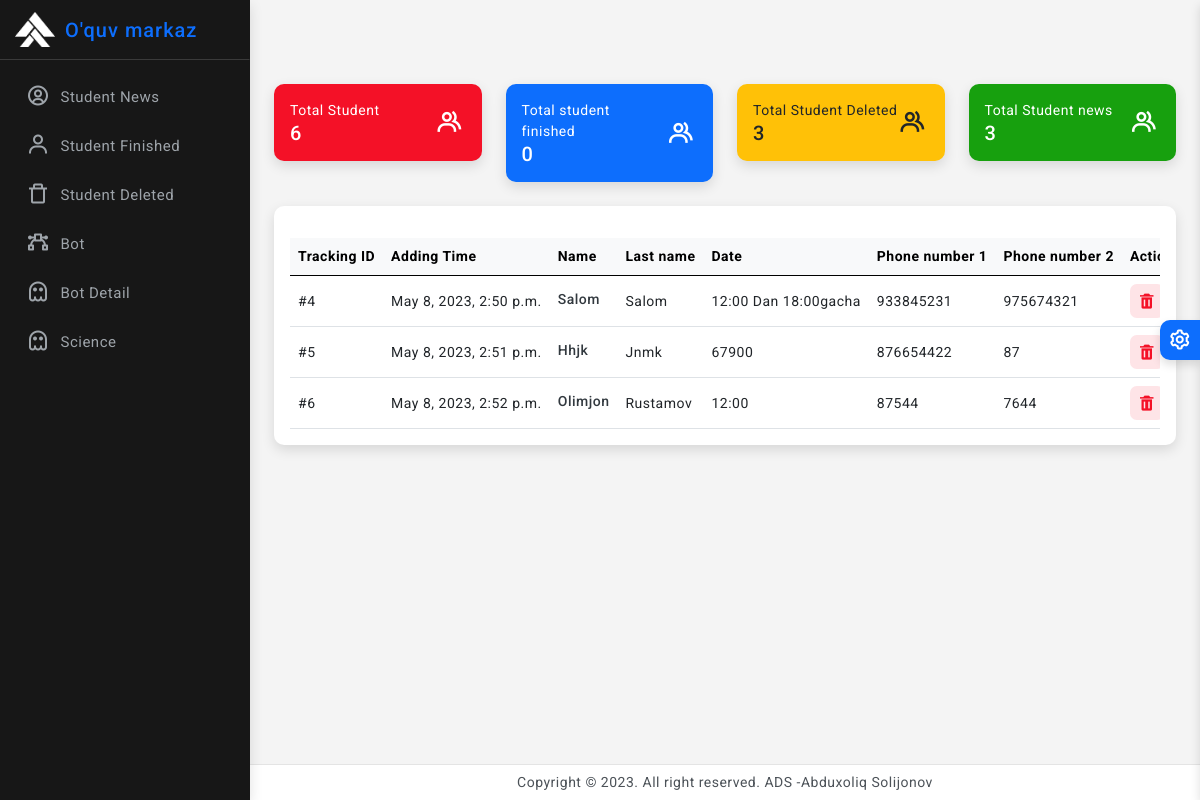
Page /news on the committed database.
### main/models.py (models this page shows)
class Student(models.Model):
    first_name = models.CharField(max_length=255, null=True, blank=True)
    last_name = models.CharField(max_length=255, null=True, blank=True)
    phone_number1 = models.BigIntegerField(unique=True, null=True, blank=True)
    phone_number2 = models.BigIntegerField(unique=True, null=True, blank=True)
    science = models.ForeignKey(Science, on_delete=models.CASCADE)
    age = models.IntegerField()
    status = (
        (1, "News"),
        (2, "Finish"),
        (3, "Delete"),
    )
    type = models.IntegerField(choices=status, default=1)
    free_time = models.CharField(max_length=255)
    add_time = models.DateTimeField(auto_now_add=True)

### main/views.py (the view)
# urls.py: path("news", News, name="news"),
def News(request):
    context = {
        'news': Student.objects.filter(type=1),
        'student_': Student.objects.all().count(),
        'deleted_': Student.objects.filter(type=3).count(),
        'finished_': Student.objects.filter(type=2).count(),
        'news_': Student.objects.filter(type=1).count(),
    }
    return render(request, "news.html",context)

### template/news.html (shortened to what this page needs)
{%load static%}
<!doctype html>
<html lang="en" class="semi-dark">
<head>
	<link href="{% static 'assets/plugins/simplebar/css/simplebar.css'%}" rel="stylesheet" />
	<link href="{% static 'assets/plugins/perfect-scrollbar/css/perfect-scrollbar.css'%}" rel="stylesheet" />
	<link href="{% static 'assets/plugins/highcharts/css/highcharts.css'%}" rel="stylesheet" />
	<link href="{% static 'assets/plugins/vectormap/jquery-jvectormap-2.0.2.css'%}" rel="stylesheet" />
	<link href="{% static 'assets/plugins/metismenu/css/metisMenu.min.css'%}" rel="stylesheet" />
	<link href="{% static 'assets/css/pace.min.css'%}" rel="stylesheet" />
	<link href="{% static 'assets/css/bootstrap.min.css'%}" rel="stylesheet">
	<link href="{% static 'assets/css/app.css'%}" rel="stylesheet">
	<link href="{% static 'assets/css/icons.css'%}" rel="stylesheet">
	<link rel="stylesheet" href="{% static 'assets/css/dark-theme.css'%}" />
	<link rel="stylesheet" href="{% static 'assets/css/semi-dark.css'%}" />
	<link rel="stylesheet" href="{% static 'assets/css/header-colors.css'%}" />
</head>
<body>
	<div class="wrapper">
		<div class="sidebar-wrapper" data-simplebar="true">
			<div class="sidebar-header">
				<div>
					<img src="{% static 'assets/images/logo-icon.png'%}" class="logo-icon" alt="logo icon">
				</div>
				<div>
					<h4 class="logo-text"><a href="{% url 'dashboard'%}">O'quv markaz</a></h4>
				</div>
			</div>
			<ul class="metismenu" id="menu">
				<li>
					<a href="{% url 'news'%}">
						<div class="parent-icon"><i class="bx bx-user-circle"></i>
						</div>
						<div class="menu-title">Student News</div>
					</a>
				</li>
				<li>
					<a href="{% url 'finished'%}">
						<div class="parent-icon"><i class="bx bx-user"></i>
						</div>
						<div class="menu-title">Student Finished</div>
					</a>
				</li>
				<li>
					<a href="{% url 'deleted'%}">
						<div class="parent-icon"><i class="bx bx-trash-alt"></i>
						</div>
						<div class="menu-title">Student Deleted</div>
					</a>
				</li>
				<li>
					<a href="{% url 'bot'%}">
						<div class="parent-icon"><i class="bx bx-vector"></i>
						</div>
						<div class="menu-title">Bot</div>
					</a>
				</li>
				<li>
					<a href="{% url 'bot_detail'%}">
						<div class="parent-icon"><i class="bx bx-ghost"></i>
						</div>
						<div class="menu-title">Bot Detail</div>
					</a>
				</li>
				<li>
					<a href="{% url 'science'%}">
						<div class="parent-icon"><i class="bx bx-ghost"></i>
						</div>
						<div class="menu-title">Science</div>
					</a>
				</li>
			</ul>
		</div>
		<div class="page-wrapper">
			<div class="page-content">
			  <div class="row row-cols-1 row-cols-lg-2 row-cols-xl-4">
			    <div class="col">
						<div class="card radius-10 overflow-hidden bg-danger">
							<div class="card-body">
								<div class="d-flex align-items-center">
									<div>
										<p class="mb-0 text-white">Total Student</p>
										<h5 class="mb-0 text-white">{{student_}}</h5>
									</div>
									<div class="ms-auto text-white"><i class='bx bx-group font-30'></i>
									</div>
								</div>
							</div>
						</div>
					</div>
					<div class="col">
						<div class="card radius-10 overflow-hidden bg-primary">
							<div class="card-body">
								<div class="d-flex align-items-center">
									<div>
										<p class="mb-0 text-white">Total student finished</p>
										<h5 class="mb-0 text-white">{{finished_}}</h5>
									</div>
									<div class="ms-auto text-white">	<i class='bx bx-group font-30'></i>
									</div>
								</div>
							</div>
						</div>
					</div>
					<div class="col">
						<div class="card radius-10 overflow-hidden bg-warning">
							<div class="card-body">
								<div class="d-flex align-items-center">
									<div>
										<p class="mb-0 text-dark">Total Student Deleted</p>
										<h5 class="mb-0 text-dark">{{deleted_}}</h5>
									</div>
									<div class="ms-auto text-dark">	<i class='bx bx-group font-30'></i>
									</div>
								</div>
							</div>
						</div>
					</div>
					<div class="col">
						<div class="card radius-10 overflow-hidden bg-success">
							<div class="card-body">
								<div class="d-flex align-items-center">
									<div>
										<p class="mb-0 text-white">Total Student news</p>
										<h5 class="mb-0 text-white">{{news_}}</h5>
									</div>
									<div class="ms-auto text-white">	<i class='bx bx-group font-30'></i>
									</div>
								</div>
							</div>
						</div>
					</div>
			  </div>
				<div class="row">
					<div class="col">
						<div class="card radius-10 mb-0">
							<div class="card-body">
                               <div class="table-responsive mt-3">
								   <table class="table align-middle mb-0">
									   <thead class="table-light">
										   <tr>
											   <th>Tracking ID</th>
											   <th>Adding Time</th>
											   <th>Name</th>
											   <th>Last name</th>
											   <th>Date</th>
											   <th>Phone number 1</th>
											   <th>Phone number 2</th>
											   <th>Action</th>
										   </tr>
									   </thead>
									   <tbody>
									   {% for i in news%}
										   <tr>
											   <td>#{{i.id}}</td>
											   <td>{{i.add_time}}</td>
											   <td>
													<h6 class="mb-1 font-14">{{i.first_name}}</h6>
											   </td>
											   <td>{{i.last_name}}</td>
											   <td>{{i.free_time}}</td>
											   <td>{{i.phone_number1}}</td>
											   <td>{{i.phone_number2}}</td>
											   <td>
												<div class="d-flex order-actions">
													<a href="{% url 'news_deleted' i.id%}" class="text-danger bg-light-danger border-0"><i class='bx bxs-trash'></i></a>
												</div>
											   </td>
										   </tr>
									   {%endfor%}
									   </tbody>
								   </table>
							   </div>
							</div>
						</div>
					</div>
				</div>
			</div>
		</div>
		<footer class="page-footer">
			<p class="mb-0">Copyright © 2023. All right reserved. ADS -Abduxoliq Solijonov</p>
		</footer>
	</div>
	<div class="switcher-wrapper">
		<div class="switcher-btn"> <i class='bx bx-cog bx-spin'></i>
		</div>
	</div>
</body>
</html>

### static/assets/css/app.css (style rules this page uses)
body { font-size: 14px; color: #4c5258; letter-spacing: 0.5px; background-color: #f4f4f4; font-family: 'Roboto', sans-serif; }
a { text-decoration: none; }
.wrapper { width: 100%; position: relative; }
.sidebar-wrapper { width: 250px; height: 100%; position: fixed; top: 0px; bottom: 0; left: 0px; background: #ffffff; border-right: 0px solid #e4e4e4; z-index: 11; box-shadow: 0 .3rem .8rem rgba(0, 0, 0, .12)!important; transition: all .2s ease-out; }
.sidebar-header { width: 250px; height: 60px; display: flex; align-items: center; position: fixed; top: 0px; bottom: 0; padding: 0 15px; z-index: 5; background: #ffffff; background-clip: border-box; border-bottom: 1px solid #e4e4e4; }
.logo-icon { width: 40px; }
.logo-text { font-size: 20px; margin-left: 10px; margin-bottom: 0; letter-spacing: 1px; color: #0d6efd; }
.page-wrapper { height: 100%; margin-top: 60px; margin-bottom: 30px; margin-left: 250px; }
.page-content { padding: 1.5rem; }
.page-footer { background: #ffffff; left: 250px; right: 0; bottom: 0; position: fixed; text-align: center; padding: 7px; font-size: 14px; border-top: 1px solid #e4e4e4; z-index: 3; }
.sidebar-wrapper ul { padding: 0; margin: 0; list-style: none; background: transparent; }
.sidebar-wrapper .metismenu { background: transparent; display: -webkit-box; display: -ms-flexbox; display: flex; padding: 10px; margin-top: 60px; -webkit-box-orient: vertical; -webkit-box-direction: normal; -ms-flex-direction: column; flex-direction: column; }
.sidebar-wrapper .metismenu li+li { margin-top: 5px; }
.sidebar-wrapper .metismenu li:first-child { margin-top: 5px; }
.sidebar-wrapper .metismenu li:last-child { margin-bottom: 5px; }
.sidebar-wrapper .metismenu>li { display: -webkit-box; display: -ms-flexbox; display: flex; -webkit-box-orient: vertical; -webkit-box-direction: normal; -ms-flex-direction: column; flex-direction: column; position: relative; }
.sidebar-wrapper .metismenu a { position: relative; display: flex; align-items: center; justify-content: left; padding: 8px 15px; font-size: 15px; color: #5f5f5f; outline-width: 0; text-overflow: ellipsis; overflow: hidden; letter-spacing: .5px; border: 1px solid #ffffff00; transition: all .3s ease-out; }
.sidebar-wrapper .metismenu a .parent-icon { font-size: 24px; line-height: 1; }
.sidebar-wrapper .metismenu a .menu-title { margin-left: 10px; }
.order-actions a { font-size: 18px; width: 34px; height: 34px; display: flex; align-items: center; justify-content: center; background: #f1f1f1; border: 1px solid #eeecec; text-align: center; border-radius: 20%; color: #2b2a2a; }
.font-14 { font-size: 14px; }
.font-30 { font-size: 30px; }
.radius-10 { border-radius: 10px; }
.bg-light-danger { background-color: rgb(244 17 39 / 0.11)!important; }
.switcher-wrapper { width: 280px; height: 100%; position: fixed; right: -280px; top: 0; bottom: 0; z-index: 16; background: #fff; border-left: 0px solid #d2d2d2; box-shadow: 0 0.3rem 0.6rem rgba(0, 0, 0, .13); transition: all .2s ease-out; }
.switcher-btn { width: 40px; height: 40px; line-height: 40px; font-size: 24px; background: #0d6efd; box-shadow: 0 0.3rem 0.6rem rgba(0, 0, 0, .13); color: #fff; text-align: center; border-top-left-radius: 10px; border-bottom-left-radius: 10px; position: absolute; top: 40%; right: 100%; cursor: pointer; }

### static/assets/css/semi-dark.css (style rules this page uses)
html.semi-dark .sidebar-wrapper { background: #171717; border-right: 1px solid #e4e4e400; }
html.semi-dark .sidebar-wrapper .sidebar-header { background: #171717; border-right: 1px solid #e4e4e400; border-bottom: 1px solid rgb(255 255 255 / 15%); }
html.semi-dark .sidebar-wrapper .sidebar-header .logo-text { color: #e7e9ec; }
html.semi-dark .sidebar-wrapper .metismenu a { color: #9ea4aa; }
html.semi-dark .logo-icon { filter: invert(1) grayscale(100%) brightness(200%); }

### rows in the picture
Student: id "4", add_time "May 8, 2023, 2:50 p.m.", first_name "Salom", last_name "Salom", free_time "12:00 Dan 18:00gacha", phone_number1 "933845231", phone_number2 "975674321"
Student: id "5", add_time "May 8, 2023, 2:51 p.m.", first_name "Hhjk", last_name "Jnmk", free_time "67900", phone_number1 "876654422", phone_number2 "87"
Student: id "6", add_time "May 8, 2023, 2:52 p.m.", first_name "Olimjon", last_name "Rustamov", free_time "12:00", phone_number1 "87544", phone_number2 "7644"

### other values in the picture
{{ student_ }} "6"
{{ finished_ }} "0"
{{ deleted_ }} "3"
{{ news_ }} "3"
